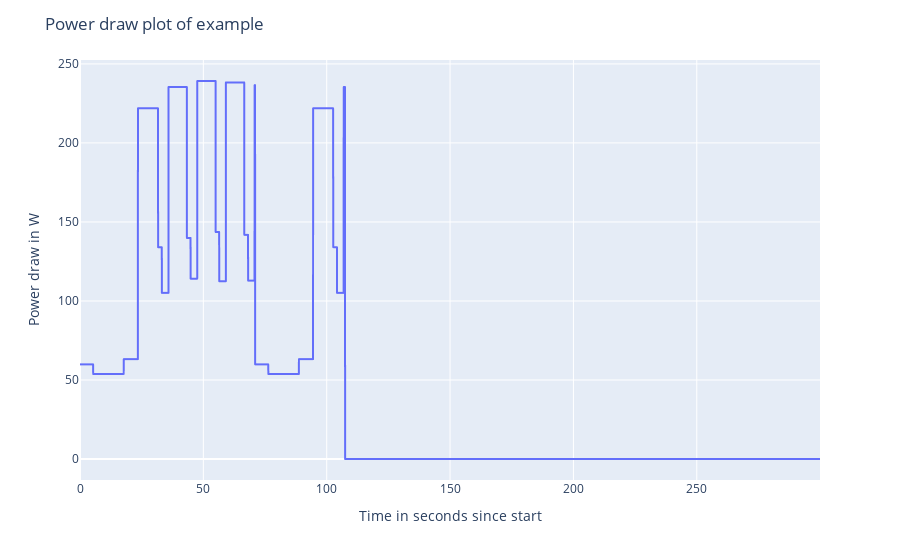

Here is the notebook cell this chart was saved with:
### Code cell
# lets now test an interrupted execution
from typing import List

example_power_function = PowerFunction(roberta_phases_spec)

interrupts: List[int] = [71]

start_times: List[int] = [0, *interrupts, 300]

print(start_times)

measurements_from_stop_resume= []
time_worked = 0

for start, stop in zip(start_times, start_times[1:]):
    measurements_from_stop_resume += [{'power': example_power_function(i - start, time_worked), 'timestamp': i} for i in np.arange(start, stop, 0.05)]
    if (stop - start > example_power_function.duration_startup):
        time_worked += stop - start - example_power_function.duration_startup

print(measurements_from_stop_resume)

model_df = pd.DataFrame(measurements_from_stop_resume)

model_fig = px.line(model_df, x='timestamp', y='power')

model_fig.update_layout({'title': 'Power draw plot of example' ,'yaxis_title': 'Power draw in W', 'xaxis_title': 'Time in seconds since start'})
model_fig.show()

### Figure 1 — Plotly figure (JSON) as saved in the notebook; plotly's stock layout.template omitted (floating-point values rounded to 4 significant figures; data arrays with more than 128 entries replaced by an {"elided": "..."} marker saying what was removed)
{"data": [{"hovertemplate": "timestamp=%{x}<br>power=%{y}<extra></extra>", "legendgroup": "", "line": {"color": "#636efa", "dash": "solid"}, "marker": {"symbol": "circle"}, "mode": "lines", "name": "", "showlegend": false, "type": "scattergl", "x": {"elided": "6000 float values"}, "xaxis": "x", "y": {"elided": "6000 float values"}, "yaxis": "y"}], "layout": {"legend": {"tracegroupgap": 0}, "margin": {"t": 60}, "title": {"text": "Power draw plot of example"}, "xaxis": {"anchor": "y", "domain": [0, 1], "title": {"text": "Time in seconds since start"}}, "yaxis": {"anchor": "x", "domain": [0, 1], "title": {"text": "Power draw in W"}}}}
